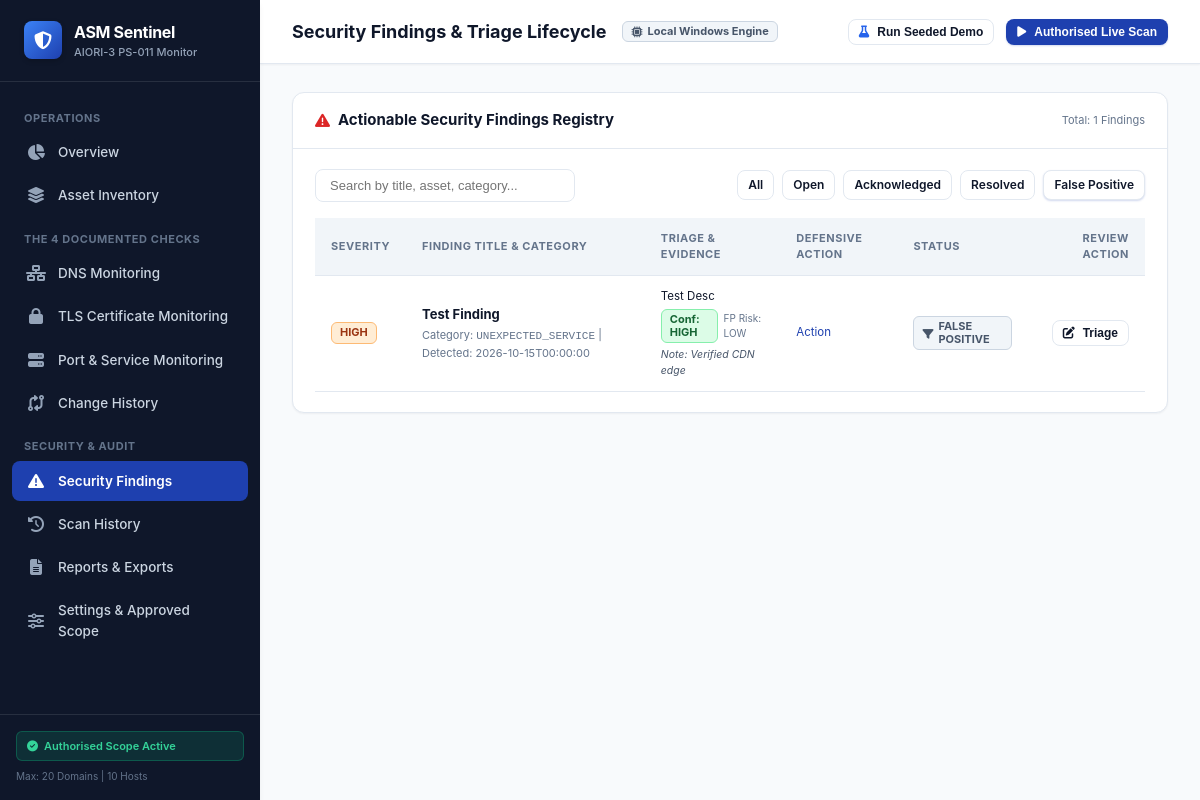
Screenshot of /findings?status=FALSE_POSITIVE with the database file from the repository.
### tables this page shows
CREATE TABLE security_findings (
            id INTEGER PRIMARY KEY AUTOINCREMENT,
            scan_run_id INTEGER NOT NULL,
            change_event_id INTEGER,
            asset_id INTEGER,
            category TEXT NOT NULL,
            severity TEXT NOT NULL,
            title TEXT NOT NULL,
            description TEXT NOT NULL,
            evidence TEXT,
            defensive_action TEXT,
            status TEXT DEFAULT 'OPEN' CHECK(status IN ('OPEN', 'ACKNOWLEDGED', 'RESOLVED', 'FALSE_POSITIVE')),
            confidence TEXT DEFAULT 'HIGH',
            false_positive_risk TEXT DEFAULT 'LOW',
            false_positive_reason TEXT,
            review_notes TEXT,
            created_at TEXT NOT NULL,
            updated_at TEXT NOT NULL,
            FOREIGN KEY (scan_run_id) REFERENCES scan_runs (id) ON DELETE CASCADE,
            FOREIGN KEY (change_event_id) REFERENCES change_events (id) ON DELETE SET NULL,
            FOREIGN KEY (asset_id) REFERENCES assets (id) ON DELETE SET NULL
        );

### app.py (the view)
@app.route("/findings")
def findings_page():
    filter_status = request.args.get("status")
    conn = get_db_connection()
    cursor = conn.cursor()
    if filter_status:
        cursor.execute("SELECT * FROM security_findings WHERE status = ? ORDER BY id DESC", (filter_status,))
    else:
        cursor.execute("SELECT * FROM security_findings ORDER BY id DESC")
    findings = [dict(r) for r in cursor.fetchall()]
    conn.close()
    return render_template("findings.html", active_page="findings", findings=findings, filter_status=filter_status)

### database.py (called while the page is built)
def get_db_connection():
    conn = sqlite3.connect(DATABASE_PATH)
    conn.row_factory = sqlite3.Row
    conn.execute("PRAGMA foreign_keys = ON")
    return conn

### templates/findings.html (shortened to what this page needs)
{% extends "base.html" %}
{% block page_title %}Security Findings &amp; Triage Lifecycle{% endblock %}
{% block content %}
<div class="card">
  <div class="card-header">
    <div class="card-title">
      <i class="fa-solid fa-triangle-exclamation" style="color: #dc2626;"></i> Actionable Security Findings Registry
    </div>
    <div style="font-size: 11px; color: var(--text-muted);">
      Total: {{ findings|length }} Findings
    </div>
  </div>
  <div class="card-body">
    <div class="filter-bar">
      <input type="text" id="findingSearchInput" onkeyup="filterTable('findingSearchInput', 'findingsTable')" class="search-input" placeholder="Search by title, asset, category...">
      <div style="display: flex; gap: 8px; flex-wrap: wrap;">
        <a href="{{ url_for('findings_page') }}" class="btn btn-secondary btn-sm {% if not filter_status %}btn-primary{% endif %}">All</a>
        <a href="{{ url_for('findings_page', status='OPEN') }}" class="btn btn-secondary btn-sm {% if filter_status == 'OPEN' %}btn-primary{% endif %}">Open</a>
        <a href="{{ url_for('findings_page', status='ACKNOWLEDGED') }}" class="btn btn-secondary btn-sm {% if filter_status == 'ACKNOWLEDGED' %}btn-primary{% endif %}">Acknowledged</a>
        <a href="{{ url_for('findings_page', status='RESOLVED') }}" class="btn btn-secondary btn-sm {% if filter_status == 'RESOLVED' %}btn-primary{% endif %}">Resolved</a>
        <a href="{{ url_for('findings_page', status='FALSE_POSITIVE') }}" class="btn btn-secondary btn-sm {% if filter_status == 'FALSE_POSITIVE' %}btn-primary{% endif %}">False Positive</a>
      </div>
    </div>
    <div class="table-responsive">
      <table class="data-table" id="findingsTable">
        <thead>
          <tr>
            <th>Severity</th>
            <th>Finding Title &amp; Category</th>
            <th>Triage &amp; Evidence</th>
            <th>Defensive Action</th>
            <th>Status</th>
            <th style="text-align: right;">Review Action</th>
          </tr>
        </thead>
        <tbody>
          {% for f in findings %}
          <tr>
            <td>
              {% if f.severity == 'CRITICAL' %}
                <span class="badge badge-critical">CRITICAL</span>
              {% elif f.severity == 'HIGH' %}
                <span class="badge badge-high">HIGH</span>
              {% elif f.severity == 'MEDIUM' %}
                <span class="badge badge-medium">MEDIUM</span>
              {% else %}
                <span class="badge badge-low">{{ f.severity }}</span>
              {% endif %}
            </td>
            <td>
              <div style="font-weight: 700; color: var(--navy-dark);">{{ f.title }}</div>
              <div style="font-size: 11px; color: var(--text-muted); margin-top: 3px;">
                Category: <code>{{ f.category }}</code> | Detected: {{ f.created_at[:19] }}
              </div>
            </td>
            <td style="max-width: 320px;">
              <div style="font-size: 11.5px; color: var(--text-main);">{{ f.description }}</div>
              <div style="margin-top: 4px; display: flex; align-items: center; gap: 6px;">
                <span class="badge {% if f.confidence == 'HIGH' %}badge-success{% else %}badge-low{% endif %}">Conf: {{ f.confidence }}</span>
                <span style="font-size: 10px; color: var(--text-muted);">FP Risk: {{ f.false_positive_risk }}</span>
              </div>
              {% if f.review_notes %}
                <div style="font-size: 10.5px; color: #475569; margin-top: 4px; font-style: italic;">
                  Note: {{ f.review_notes }}
                </div>
              {% endif %}
            </td>
            <td style="font-size: 11.5px; color: #1e40af; max-width: 260px;">
              {{ f.defensive_action }}
            </td>
            <td>
              {% if f.status == 'OPEN' %}
                <span class="badge badge-critical"><i class="fa-solid fa-circle-exclamation"></i> OPEN</span>
              {% elif f.status == 'ACKNOWLEDGED' %}
                <span class="badge badge-medium"><i class="fa-solid fa-eye"></i> ACKNOWLEDGED</span>
              {% elif f.status == 'RESOLVED' %}
                <span class="badge badge-success"><i class="fa-solid fa-check"></i> RESOLVED</span>
              {% elif f.status == 'FALSE_POSITIVE' %}
                <span class="badge badge-neutral"><i class="fa-solid fa-filter"></i> FALSE POSITIVE</span>
              {% endif %}
            </td>
            <td style="text-align: right; white-space: nowrap;">
              <button onclick="openTriageModal('{{ f.id }}', '{{ f.title|escape }}', '{{ f.status }}')" class="btn btn-secondary btn-sm">
                <i class="fa-solid fa-pen-to-square"></i> Triage
              </button>
            </td>
          </tr>
          {% else %}
          <tr>
            <td colspan="6" style="text-align: center; padding: 24px; color: var(--text-muted);">
              No security findings matching filter criteria.
            </td>
          </tr>
          {% endfor %}
        </tbody>
      </table>
    </div>
  </div>
</div>
{% endblock %}

### static/css/style.css (style rules this page uses)
:root { --navy-dark: #0f172a; --navy-brand: #1e3a8a; --navy-primary: #1e40af; --navy-light: #3b82f6; --navy-subtle: #eff6ff; --bg-page: #f8fafc; --bg-card: #ffffff; --bg-subtle: #f1f5f9; --text-main: #0f172a; --text-muted: #64748b; --text-light: #94a3b8; --border-color: #e2e8f0; --border-focus: #3b82f6; --shadow-sm: 0 1px 2px 0 rgba(15, 23, 42, 0.05); --shadow-md: 0 4px 6px -1px rgba(15, 23, 42, 0.07), 0 2px 4px -2px rgba(15, 23, 42, 0.05); --shadow-lg: 0 10px 15px -3px rgba(15, 23, 42, 0.08), 0 4px 6px -4px rgba(15, 23, 42, 0.03); --badge-crit-bg: #fee2e2; --badge-crit-text: #991b1b; --badge-high-bg: #ffedd5; --badge-high-text: #9a3412; --badge-med-bg: #fef9c3; --badge-med-text: #854d0e; --badge-low-bg: #e0f2fe; --badge-low-text: #075985; --badge-success-bg: #dcfce7; --badge-success-text: #166534; }
* { box-sizing: border-box; margin: 0; padding: 0; }
body { font-family: -apple-system, BlinkMacSystemFont, "Segoe UI", Roboto, "Helvetica Neue", Arial, sans-serif; background-color: var(--bg-page); color: var(--text-main); line-height: 1.5; display: flex; min-height: 100vh; }
.card { background: var(--bg-card); border: 1px solid var(--border-color); border-radius: 12px; box-shadow: var(--shadow-sm); margin-bottom: 24px; overflow: hidden; }
.card-header { padding: 16px 22px; border-bottom: 1px solid var(--border-color); display: flex; align-items: center; justify-content: space-between; }
.card-title { font-size: 15px; font-weight: 700; color: var(--navy-dark); display: flex; align-items: center; gap: 8px; }
.card-body { padding: 20px 22px; }
.table-responsive { overflow-x: auto; width: 100%; }
.data-table { width: 100%; border-collapse: collapse; text-align: left; font-size: 13px; }
.data-table th { background-color: var(--bg-subtle); color: var(--text-muted); font-size: 11px; font-weight: 700; text-transform: uppercase; letter-spacing: 0.05em; padding: 12px 16px; border-bottom: 1px solid var(--border-color); }
.data-table td { padding: 12px 16px; border-bottom: 1px solid var(--border-color); color: var(--text-main); vertical-align: middle; }
.badge { display: inline-flex; align-items: center; gap: 5px; padding: 3px 8px; border-radius: 6px; font-size: 11px; font-weight: 700; line-height: 1.2; }
.badge-high { background-color: var(--badge-high-bg); color: var(--badge-high-text); border: 1px solid #fdba74; }
.badge-success { background-color: var(--badge-success-bg); color: var(--badge-success-text); border: 1px solid #86efac; }
.badge-neutral { background-color: #f1f5f9; color: #475569; border: 1px solid #cbd5e1; }
.btn { display: inline-flex; align-items: center; justify-content: center; gap: 8px; padding: 8px 16px; font-size: 13px; font-weight: 600; border-radius: 8px; cursor: pointer; transition: all 0.15s ease; border: 1px solid transparent; text-decoration: none; }
.btn-primary { background-color: var(--navy-primary); color: #ffffff; box-shadow: 0 1px 2px rgba(30, 64, 175, 0.2); }
.btn-secondary { background-color: #ffffff; color: var(--navy-dark); border-color: var(--border-color); }
.btn-sm { padding: 5px 10px; font-size: 12px; }
.filter-bar { display: flex; flex-wrap: wrap; align-items: center; justify-content: space-between; gap: 12px; margin-bottom: 16px; }
.search-input { padding: 8px 14px; border: 1px solid var(--border-color); border-radius: 8px; font-size: 13px; width: 260px; background-color: #ffffff; color: var(--text-main); outline: none; }

### rows the page displays
security_findings: severity "HIGH", title "Test Finding", category "UNEXPECTED_SERVICE", created_at "2026-10-15T00:00:00", description "Test Desc", confidence "HIGH", false_positive_risk "LOW", review_notes "Verified CDN edge", defensive_action "Action", status "FALSE_POSITIVE" (drawn)

### other values shown
{{ findings|length }} "1"
